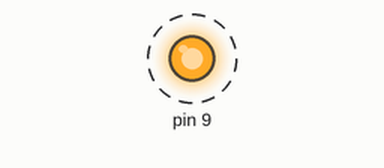
The sketch below on a simulated Arduino Uno, built with avr-gcc and run on an emulated ATmega328P. Shown: output pins drawn as LEDs (lit = HIGH). Dashed ring = blinking.

Above: at 0.5 s.
Timing chart, 0 to 4.6 s (numbered marks = the images above):
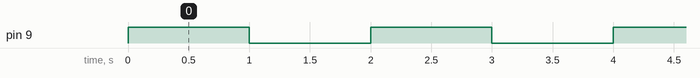

The sketch:

01_myBlink.ino
```cpp
void setup() {
  pinMode(9, OUTPUT);
}

void loop() {
  myBlink();
}

void myBlink() {
  digitalWrite(9, HIGH);
  delay(1000);           // 1,000 millisecond
  digitalWrite(9, LOW);
  delay(1000);
}
```

Measured:
- by itself, pin 9: alternates HIGH for 1.0 s and LOW for 1.0 s
